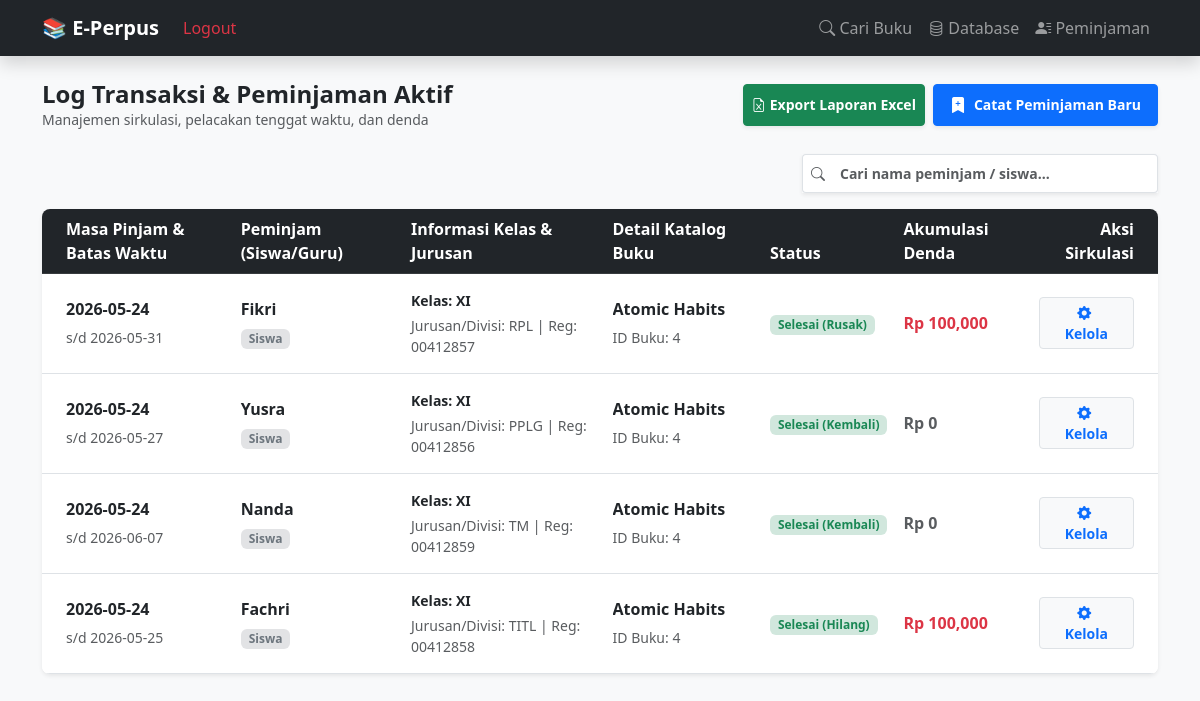
Before: /peminjaman (signed in) with the older database file.
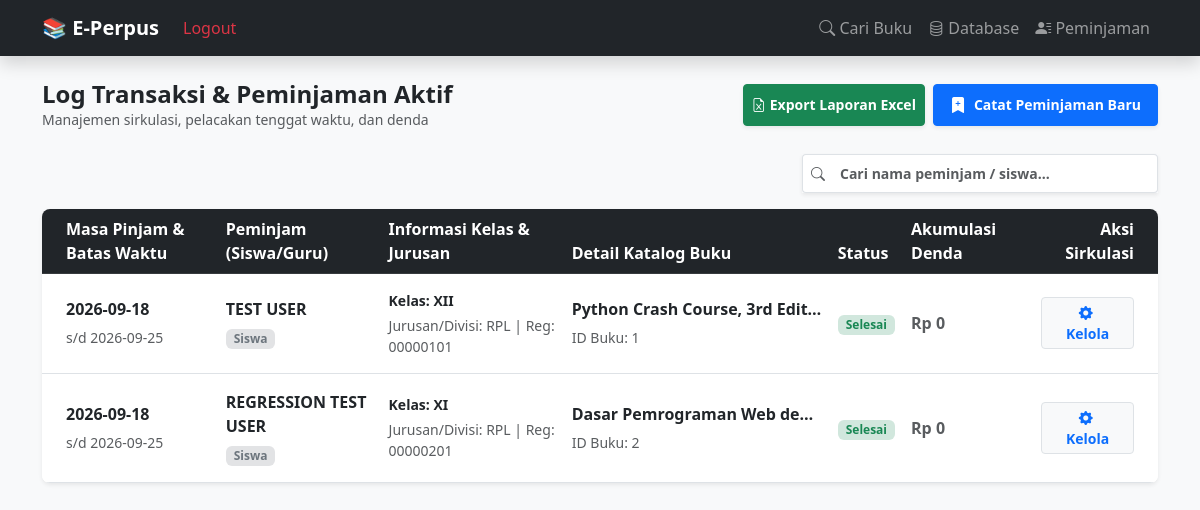
After: the same page with the newer database file.
### tables this page shows
CREATE TABLE peminjaman (
            id INTEGER PRIMARY KEY AUTOINCREMENT,
            id_buku INTEGER,
            id_anggota TEXT, -- Nama Peminjam
            tipe_user TEXT,  -- Siswa / Guru
            kelas TEXT,
            jurusan TEXT,
            tgl_pinjam TEXT,
            tgl_kembali_seharusnya TEXT,
            tgl_dikembalikan TEXT,
            status TEXT DEFAULT 'Dipinjam', -- Dipinjam / Kembali / Rusak / Hilang
            denda INTEGER DEFAULT 0,
            FOREIGN KEY(id_buku) REFERENCES buku(id)
        );

CREATE TABLE buku (
            id INTEGER PRIMARY KEY AUTOINCREMENT,
            -- Data Katalog (Publik)
            judul TEXT NOT NULL,
            sub_judul TEXT,
            penulis TEXT,
            penerbit TEXT,
            tahun_terbit TEXT,
            isbn TEXT,
            kategori TEXT,
            sinopsis TEXT,
            cover_img TEXT,
            -- Data Inventaris (Internal Pustakawan)
            id_buku_fisik TEXT UNIQUE, -- No Registrasi
            lokasi_rak TEXT,
            sumber_perolehan TEXT,     -- Pembelian / Hadiah / Sumbangan
            tanggal_masuk TEXT,
            kondisi_buku TEXT DEFAULT 'Baik', -- Baik / Rusak / Hilang
            harga_buku INTEGER DEFAULT 0,     -- Untuk Pelaporan Aset & Denda Opsi A
            stok INTEGER DEFAULT 1
        );

### app.py (the view, shortened to what this page needs)
@app.route('/peminjaman')
def daftar_peminjaman():
    if not session.get('logged_in'):
        flash('Silakan login terlebih dahulu!', 'danger')
        return redirect(url_for('login'))
    conn = get_db_connection()
    peminjaman_data = conn.execute('''
        SELECT p.*, b.judul AS judul, b.cover_img
        FROM peminjaman p
        LEFT JOIN buku b ON p.id_buku = b.id
        ORDER BY p.status DESC, p.tgl_pinjam DESC
    ''').fetchall()
    conn.close()
    peminjaman_final = []
    tgl_sekarang = datetime.now().date()
    for row in peminjaman_data:
        p = dict(row)
        p['terlambat'] = False
        p['durasi_terlambat'] = 0
        peminjaman_final.append(p)
    return render_template('peminjaman.html', peminjaman=peminjaman_final)

### app.py (called while the page is built)
def get_db_connection():
    base_dir = os.path.dirname(os.path.abspath(__file__))
    db_path = os.path.join(base_dir, 'perpustakaan.db')
    conn = sqlite3.connect(db_path)
    conn.row_factory = sqlite3.Row
    return conn

### templates/peminjaman.html (shortened to what this page needs)
{% extends 'layout.html' %}
{% block content %}
<div class="d-flex justify-content-between align-items-center mb-4 mt-2">
    <div>
        <h4 class="fw-bold mb-0 text-dark">Log Transaksi & Peminjaman Aktif</h4>
        <p class="text-muted small mb-0">Manajemen sirkulasi, pelacakan tenggat waktu, dan denda</p>
    </div>
    <div class="col-md-6 text-md-end">
        {% if session.get('logged_in') %}
        <div class="d-inline-flex gap-2 text-start">
            <a href="/export_peminjaman" class="btn btn-success btn-sm shadow-sm d-flex align-items-center gap-1 py-2 fw-semibold">
                <i class="bi bi-file-earmark-excel"></i> Export Laporan Excel
            </a>
            <button type="button" class="btn btn-primary btn-sm shadow-sm fw-bold px-3 d-flex align-items-center gap-2 py-2" data-bs-toggle="modal" data-bs-target="#modalTambahPinjam">
                <i class="bi bi-bookmark-plus-fill fs-6"></i> Catat Peminjaman Baru
            </button>
        </div>
        {% endif %}
    </div>
</div>
{% if session.get('logged_in') %}
<div class="row mb-3">
    <div class="col-md-4 ms-auto">
        <div class="input-group input-group-sm shadow-sm">
            <span class="input-group-text bg-white border-end-0 text-muted"><i class="bi bi-search"></i></span>
            <input type="text" id="inputCariPeminjam" class="form-control border-start-0 py-2 fw-bold" placeholder="Cari nama peminjam / siswa...">
        </div>
    </div>
</div>
{% endif %}
<div class="card shadow-sm border-0 rounded-3 overflow-hidden">
    <div class="table-responsive">
        <table class="table table-hover align-middle mb-0">
            <thead class="table-dark">
                <tr>
                    <th class="ps-4">Masa Pinjam & Batas Waktu</th>
                    <th>Peminjam (Siswa/Guru)</th>
                    <th>Informasi Kelas & Jurusan</th>
                    <th>Detail Katalog Buku</th>
                    <th>Status</th>
                    <th>Akumulasi Denda</th>
                    <th class="pe-4 text-end">Aksi Sirkulasi</th>
                </tr>
            </thead>
            <tbody class="bg-white">
                {% if peminjaman %}
                    {% for p in peminjaman %}
                    <tr class="border-bottom">
                        <td class="ps-4 py-3">
                            <span class="fw-bold text-dark d-block mb-1">{{ p.tgl_pinjam }}</span>
                            <span class="text-muted small">s/d {{ p.tgl_kembali_seharusnya }}</span>
                        </td>
                        <td class="py-3">
                            <span class="fw-bold text-dark d-block mb-1">{{ p.id_anggota }}</span>
                            <span class="badge bg-secondary-subtle text-secondary small px-2 py-1">{{ p.tipe_user }}</span>
                        </td>
                        <td class="py-3">
                            <div class="small fw-semibold text-dark mb-1">Kelas: {{ p.kelas }}</div>
                            <div class="text-muted small">Jurusan/Divisi: {{ p.jurusan }}</div>
                        </td>
                        <td class="py-3">
                            <div class="fw-bold text-dark mb-1 text-truncate" style="max-width: 250px;" title="{{ p.judul }}">{{ p.judul if p.judul else 'Buku Tidak Diketahui' }}</div>
                            <span class="text-muted small">ID Buku: {{ p.id_buku }}</span>
                        </td>
                        <td class="py-3">
                            {% if p.status == 'Dipinjam' %}
                                {% if p.terlambat %}
                                    <span class="badge bg-danger-subtle text-danger px-2 py-1 mb-1">Terlambat</span>
                                    <div class="text-danger small fw-bold">{{ p.durasi_terlambat }} Hari</div>
                                {% else %}
                                    <span class="badge bg-warning-subtle text-warning px-2 py-1">Dipinjam</span>
                                {% endif %}
                            {% else %}
                                <span class="badge bg-success-subtle text-success px-2 py-1">{{ p.status }}</span>
                            {% endif %}
                        </td>
                        <td class="py-3">
                            <span class="fw-bold {% if p.denda > 0 %}text-danger{% else %}text-muted{% endif %}">
                                Rp {{ "{:,}".format(p.denda) }}
                            </span>
                        </td>
                        <td class="pe-4 text-end py-3">
                            {% if session.get('logged_in') %}
                            <button type="button" class="btn btn-sm btn-light border shadow-xs text-primary fw-semibold px-3" data-bs-toggle="modal" data-bs-target="#modalAksi{{ p.id }}">
                                <i class="bi bi-gear-fill me-1"></i> Kelola
                            </button>
                            {% else %}
                            <span class="text-muted small">-</span>
                            {% endif %}
                        </td>
                    </tr>
                    {% endfor %} {% endif %} </tbody>
        </table>
    </div>
</div>
{% endblock %}

### templates/layout.html (shortened to what this page needs)
<!DOCTYPE html>
<html lang="id">
<head>
    <link href="https://cdn.jsdelivr.net/npm/bootstrap@5.3.0/dist/css/bootstrap.min.css" rel="stylesheet">
    <link rel="stylesheet" href="https://cdn.jsdelivr.net/npm/bootstrap-icons@1.11.1/font/bootstrap-icons.css">
    <link rel="stylesheet" href="https://cdn.jsdelivr.net/npm/@fancyapps/ui@5.0/dist/fancybox/fancybox.css"/>
</head>
<body class="bg-light">
<nav class="navbar navbar-expand-lg navbar-dark bg-dark mb-4 shadow">
    <div class="container">
        <a class="navbar-brand fw-bold" href="/">📚 E-Perpus</a>
        <div class="navbar-nav ms-auto">
            {% if session.get('logged_in') %}
                <a class="nav-link text-danger" href="/logout">Logout</a>
            {% else %}
                <a class="nav-link text-primary fw-bold" href="{{ url_for('login') }}">Login Admin</a>
            {% endif %}
        </div>
        <div class="collapse navbar-collapse" id="navbarNav">
            <div class="navbar-nav ms-auto">
                <a class="nav-link" href="/"><i class="bi bi-search"></i> Cari Buku</a>
                <a class="nav-link" href="/koleksi"><i class="bi bi-database"></i> Database</a>
                <a class="nav-link" href="/peminjaman"><i class="bi bi-person-lines-fill"></i> Peminjaman</a>
            </div>
        </div>
    </div>
</nav>
<div class="container mt-4">
    {% block content %}
    {% endblock %}
</div>
</body>
</html>

Changed rows visible on the page:
removed peminjaman: tgl_pinjam "2026-05-24", tgl_kembali_seharusnya "2026-05-31", id_anggota "Fikri", tipe_user "Siswa", kelas "XI", jurusan "RPL | Reg: 00412857", judul "Atomic Habits", id_buku "4", status "Selesai (Rusak)", denda "100,000"
removed peminjaman: tgl_pinjam "2026-05-24", tgl_kembali_seharusnya "2026-05-27", id_anggota "Yusra", tipe_user "Siswa", kelas "XI", jurusan "PPLG | Reg: 00412856", judul "Atomic Habits", id_buku "4", status "Selesai (Kembali)", denda "0"
removed peminjaman: tgl_pinjam "2026-05-24", tgl_kembali_seharusnya "2026-06-07", id_anggota "Nanda", tipe_user "Siswa", kelas "XI", jurusan "TM | Reg: 00412859", judul "Atomic Habits", id_buku "4", status "Selesai (Kembali)", denda "0"
removed peminjaman: tgl_pinjam "2026-05-24", tgl_kembali_seharusnya "2026-05-25", id_anggota "Fachri", tipe_user "Siswa", kelas "XI", jurusan "TITL | Reg: 00412858", judul "Atomic Habits", id_buku "4", status "Selesai (Hilang)", denda "100,000"
added peminjaman: tgl_pinjam "2026-09-18", tgl_kembali_seharusnya "2026-09-25", id_anggota "TEST USER", tipe_user "Siswa", kelas "XII", jurusan "RPL | Reg: 00000101", judul "Python Crash Course, 3rd Edit…", id_buku "1", status "Selesai", denda "0"
added peminjaman: tgl_pinjam "2026-09-18", tgl_kembali_seharusnya "2026-09-25", id_anggota "REGRESSION TEST USER", tipe_user "Siswa", kelas "XI", jurusan "RPL | Reg: 00000201", judul "Dasar Pemrograman Web de…", id_buku "2", status "Selesai", denda "0"
